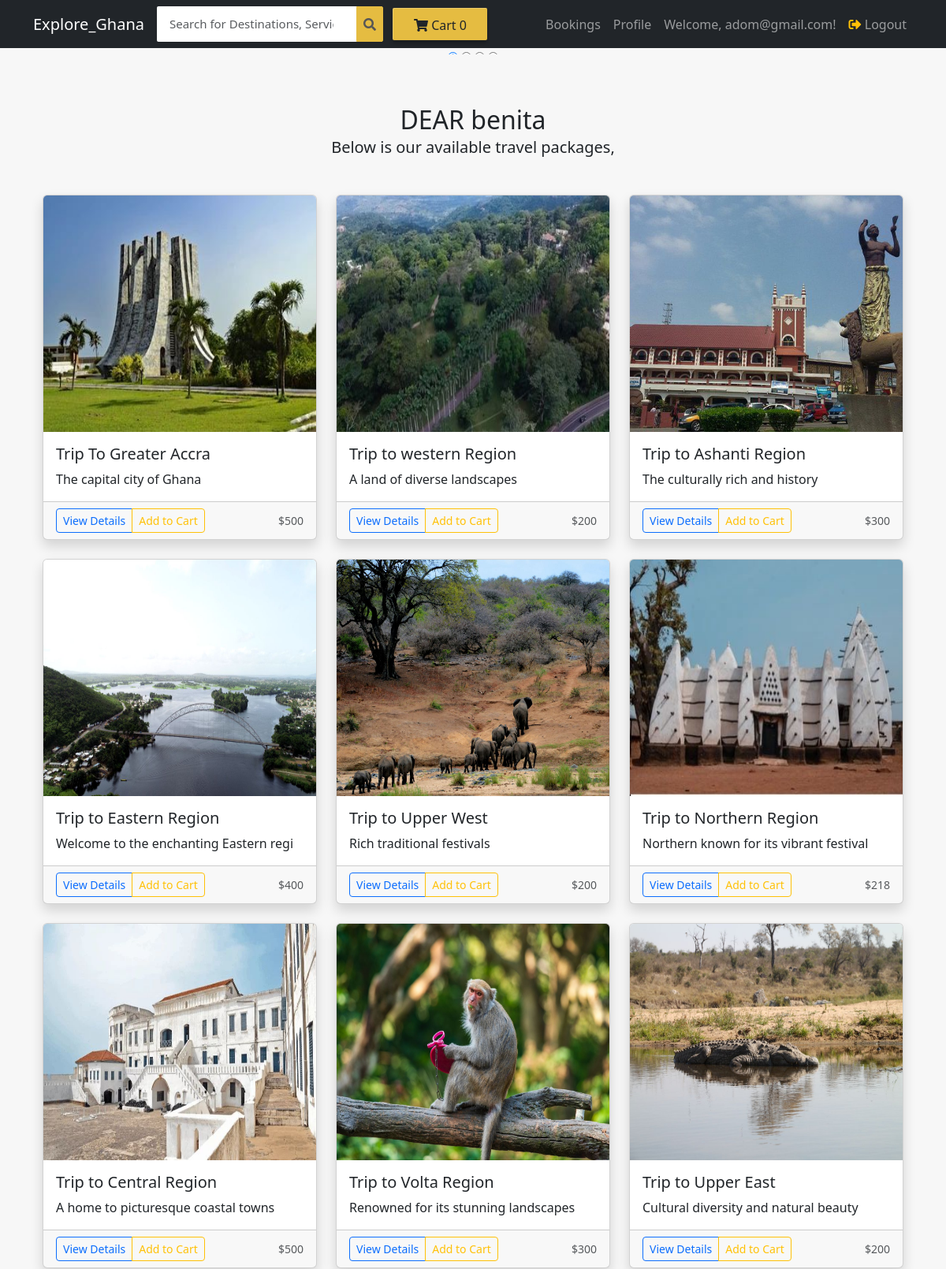
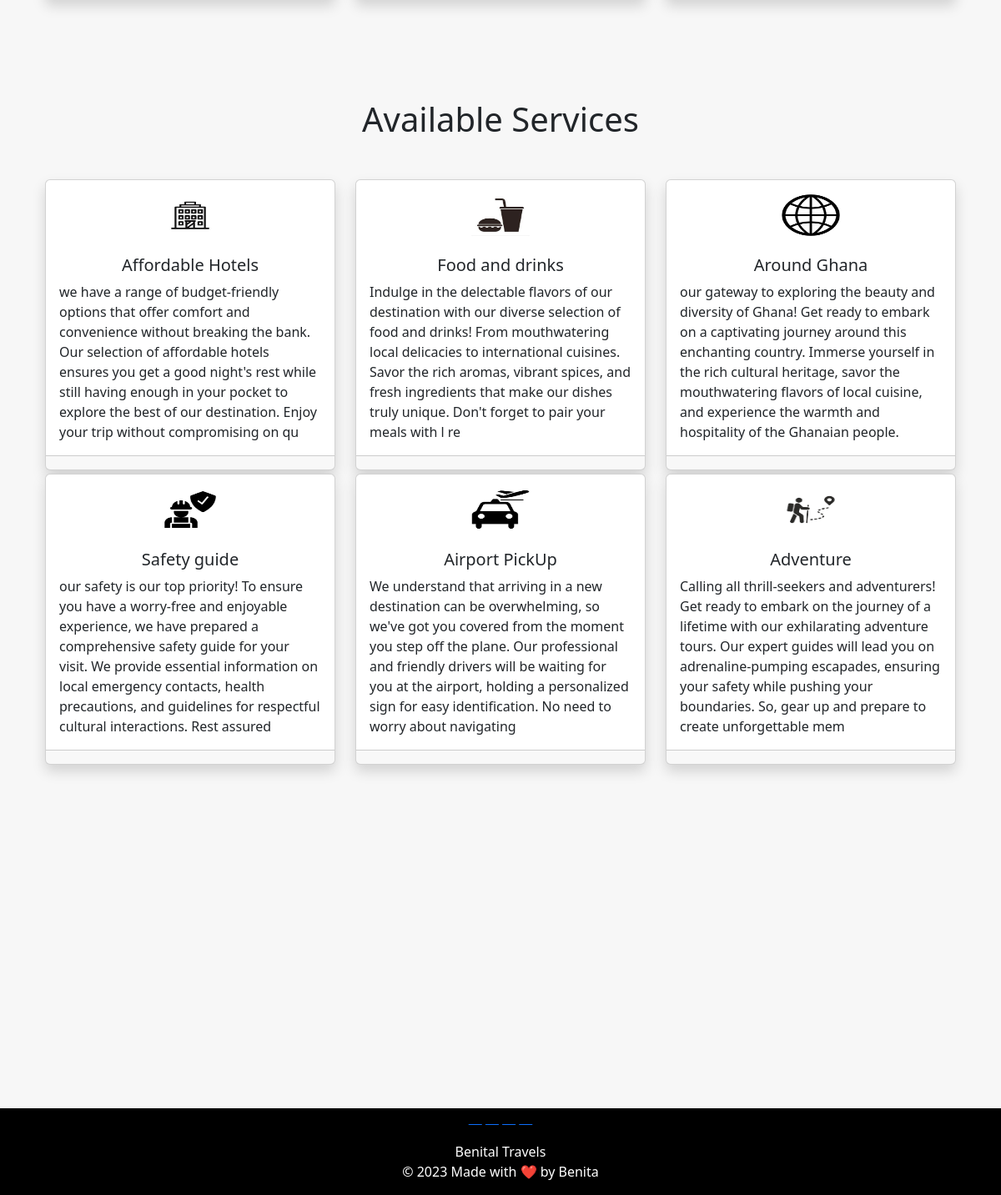
Screenshot of /customer-home (signed in) with the database file from the repository (2 pictures, top to bottom).
### ecom/models.py (models this page shows, shortened)
class Product(models.Model):
    name = models.CharField(max_length=40)
    product_image = models.ImageField(upload_to='product_image/', null=True, blank=True)
    price = models.PositiveIntegerField()
    detailed_description = models.CharField(max_length=2000 ,default='Fill in ')
    short_description = models.CharField(max_length=40)

class  Services(models.Model):
    name = models.CharField(max_length=40)
    service_image = models.ImageField(upload_to='service_image/', null=True, blank=True)
    description = models.CharField(max_length=300)

### ecom/views.py (the view)
# urls.py: path('customer-home', views.customer_home_view,name='customer-home'),
@login_required(login_url='customerlogin')
@user_passes_test(is_customer)
def customer_home_view(request):
    user_name = request.user.username
    first_name = request.user.first_name
    services =models.Services.objects.all()
    products=models.Product.objects.all()
    if 'product_ids' in request.COOKIES:
        product_ids = request.COOKIES['product_ids']
        counter=product_ids.split('|')
        product_count_in_cart=len(set(counter))
    else:
        product_count_in_cart=0
    return render(request, 'ecom/customer_home.html', {'products': products,'services': services,  'product_count_in_cart': product_count_in_cart, 'user_name': user_name ,'first_name': first_name})

### ecom/views.py (called while the page is built)
def is_customer(user):
    return user.groups.filter(name='CUSTOMER').exists()

### templates/ecom/customer_home.html (shortened to what this page needs)
{% extends 'ecom/customer_base.html' %}
{% load static %}
{% block content %}
<div class="row">
  <div class="col-md-12">
    <div class="slider-container">
      <div class="menu">
      </div>
        <div class="slide slide-1"></div>
    </div>
  </div>
</div>
<div class="container py-5">
  <h2 class="text-center mb-1">DEAR {{first_name}} </h2>
  <h5  class="text-center mb-5">Below is our available travel packages,</h5>
  <div class="row">
    {% if products %}
      {% for p in products %}
      <div class="col-md-4 mb-4">
        <div class="card h-100 shadow">
          <a href="{% url 'product-details' p.id %}">
            <img class="card-img-top" src="{% static p.product_image.url %}" alt="Product Image" height="300px">
          </a>
          <div class="card-body">
            <h5 class="card-title">{{ p.name }}</h5>
            <p class="card-text">{{ p.short_description }}</p>
          </div>
          <div class="card-footer d-flex justify-content-between align-items-center">
            <div class="btn-group">
              <a href="{% url 'product-details_customer' p.id %}" class="btn btn-sm btn-outline-primary">View Details</a>
              <a href="{% url 'add-to-cart' p.id %}" class="btn btn-sm btn-outline-warning">Add to Cart</a>
            </div>
            <small class="text-muted">${{ p.price }}</small>
          </div>
        </div>
      </div>
      {% endfor %}
    {% else %}
      <div class="col-md-12">
        <h3 class="text-center">No Search Found</h3>
      </div>
    {% endif %}
  </div>
</div>
<div class="container py-5">
  <h1 class="text-center mb-5">Available Services</h1>
  <div class="row">
    {% if services %}
      {% for s in services %}
      <div class="col-md-4 mb-1">
        <div class="card h-100 shadow service-card">
          <div class="service-icon-container py-2">
            <img class="card-img-top service-icon" src="{% static s.service_image.url %}" alt="Service Icon">
          </div>
          <div class="card-body">
            <h5 class="card-title text-center">{{ s.name }}</h5>
            <p class="card-text">{{ s.description }}</p>
          </div>
          <div class="card-footer d-flex justify-content-between align-items-center">
          </div>
        </div>
      </div>
      {% endfor %}
    {% else %}
      <div class="col-md-12">
        <h3 class="text-center">No Search Found</h3>
      </div>
    {% endif %}
  </div>
</div>
<br><br><br>
<br><br><br><br><br><br><br><br><br><br><br><br>
{% endblock content %}

### templates/ecom/customer_base.html (shortened to what this page needs)
{% load static %}
<!DOCTYPE html>
<html>
<head>
    <link href="https://cdn.jsdelivr.net/npm/bootstrap@5.3.0/dist/css/bootstrap.min.css" rel="stylesheet">
    <link rel="stylesheet" href="https://maxcdn.bootstrapcdn.com/font-awesome/4.7.0/css/font-awesome.min.css">
    <link rel="stylesheet" href="https://cdnjs.cloudflare.com/ajax/libs/font-awesome/5.15.3/css/all.min.css" />
</head>
<body>
<nav id="navbar" class="navbar navbar-expand-lg navbar-dark bg-dark">
  <div class="container">
    <a class="navbar-brand" href="/">Explore_Ghana</a>
    <div class="collapse navbar-collapse" id="navbar-collapse">
<form action="/search" method="get" class="d-flex navbar-form navbar-right">
  <div class="input-group">
    <input class="form-control navbar-input" type="search" placeholder="Search for Destinations, Services and more" name="query" id="query">
    <div class="input-group-append">
      <button class="btn btn-outline-light navbar-button px-2" type="submit"  style="height: 45px;">
        <span class="fa fa-search"></span>
      </button>
    </div>
  </div>
</form>
      <a class="navbar-text cart-button" href="/cart-client">
        <span class="fa fa-shopping-cart cart-svg"></span>  Cart <span class="item-number">{{ product_count_in_cart }}</span>
      </a>
      <ul class="navbar-nav ms-auto">
        <li class="nav-item">
          <a class="nav-link" href="/my-order">Bookings</a>
        </li>
        <li class="nav-item">
          <a class="nav-link" href="/my-profile">Profile</a>
        </li>
        <li class="nav-item">
          <span class="nav-link">Welcome, {{ user_name }}!</span>
        </li>
        <li class="nav-item">
          <a class="nav-link" href="/logout">
           <i class="fa fa-sign-out-alt text-warning"></i> Logout
         </a>
        </li>
      </ul>
    </div>
  </div>
</nav>
<div class="container">
    <div class="row">
        <div class="col-md-12 col-sm-12">
            {% block content %}
            {% endblock content %}
        </div>
    </div>
</div>
<footer style="background-color: black;">
    <div class="container">
        <div class="row">
            <div class="col-md-12 col-sm-12 text-center">
                <p>
                    <a href="https://www.facebook.com/benita.katalena" class="fa fa-facebook"></a>
                    <a href="https://wa.me/233558803168" class="fa fa-whatsapp"></a>
                    <a href="https://instagram.com/mami.gyamfua?igshid=MzRlODBiNWFlZA==" class="fa fa-instagram"></a>
                    <a href="#" class="fa fa-twitter"></a>
                </p>
            </div>
        </div>
        <div class="row">
            <div class="col-md-12 col-sm-12 text-center">
                <div style="color:#ffffff;" class="wow fadeInUp footer-copyright">
                    <p>Benital Travels<br>
                        &copy; 2023 Made with  &#10084;&#65039; by Benita
                    </p>
                </div>
            </div>
        </div>
    </div>
</footer>
</body>
</html>

### templates/ecom/customer_base.html (style rules this page uses)
body { background-color: #f7f7f7; }
.navbar-input { padding: 11px 16px; border-radius: 2px 0 0 2px; border: 0 none; outline: 0 none; font-size: 15px; }
.navbar-button { background-color: #e5bc41; border: 1px solid #e5bc41; border-radius: 0 2px 2px 0; color: #565656; padding: 10px 0; height: 43px; cursor: pointer; }
.cart-button { background-color: #E5BC41; box-shadow: 0 4px 4px 0 rgba(0, 0, 0, .23), inset 1px 1px 0 0 hsla(0, 0%, 100%, .2); padding: 10px 0; text-align: center; height: 41px; border-radius: 2px; font-weight: 500; width: 120px; display: inline-block; color: #FFFFFF; text-decoration: none; color: inherit; border: none; outline: none; }

### templates/ecom/customer_home.html (style rules this page uses)
.service-icon-container { margin-top: 12px; margin-bottom: 2px; display: flex; justify-content: center; align-items: center; height: 60px; }
.service-icon { max-height: 50px; max-width: 20%; }

### rows the page displays
Product: product_image (picture), name "Trip To Greater Accra", short_description "The capital city of Ghana", price "500"
Product: product_image (picture), name "Trip to western Region", short_description "A land of diverse landscapes", price "200"
Product: product_image (picture), name "Trip to Ashanti Region", short_description "The culturally rich and history", price "300"
Product: product_image (picture), name "Trip to Eastern Region", short_description "Welcome to the enchanting Eastern regi", price "400"
Product: product_image (picture), name "Trip to Upper West", short_description "Rich traditional festivals", price "200"
Product: product_image (picture), name "Trip to Northern Region", short_description "Northern known for its vibrant festival", price "218"
Product: product_image (picture), name "Trip to Central Region", short_description "A home to picturesque coastal towns", price "500"
Product: product_image (picture), name "Trip to Volta Region", short_description "Renowned for its stunning landscapes", price "300"
Product: product_image (picture), name "Trip to Upper East", short_description "Cultural diversity and natural beauty", price "200"
Services: service_image (picture), name "Affordable Hotels", description "we have a range of budget-friendly options that offer comfort and convenience without breaking the bank. Our selection of affordable hotels ensures you get a good night's rest while still having enough in your pocket to explore the best of our destination. Enjoy your trip without compromising on qu"
Services: service_image (picture), name "Food and drinks", description "Indulge in the delectable flavors of our destination with our diverse selection of food and drinks! From mouthwatering local delicacies to international cuisines. Savor the rich aromas, vibrant spices, and fresh ingredients that make our dishes truly unique. Don't forget to pair your meals with l re"
Services: service_image (picture), name "Around Ghana", description "our gateway to exploring the beauty and diversity of Ghana! Get ready to embark on a captivating journey around this enchanting country. Immerse yourself in the rich cultural heritage, savor the mouthwatering flavors of local cuisine, and experience the warmth and hospitality of the Ghanaian people."
Services: service_image (picture), name "Safety guide", description "our safety is our top priority! To ensure you have a worry-free and enjoyable experience, we have prepared a comprehensive safety guide for your visit. We provide essential information on local emergency contacts, health precautions, and guidelines for respectful cultural interactions. Rest assured"
Services: service_image (picture), name "Airport PickUp", description "We understand that arriving in a new destination can be overwhelming, so we've got you covered from the moment you step off the plane. Our professional and friendly drivers will be waiting for you at the airport, holding a personalized sign for easy identification. No need to worry about navigating"
Services: service_image (picture), name "Adventure", description "Calling all thrill-seekers and adventurers! Get ready to embark on the journey of a lifetime with our exhilarating adventure tours. Our expert guides will lead you on adrenaline-pumping escapades, ensuring your safety while pushing your boundaries. So, gear up and prepare to create unforgettable mem"

### other values shown
{{ product_count_in_cart }} "0"
{{ user_name }} "adom@gmail.com"
{{ first_name }} "benita"
